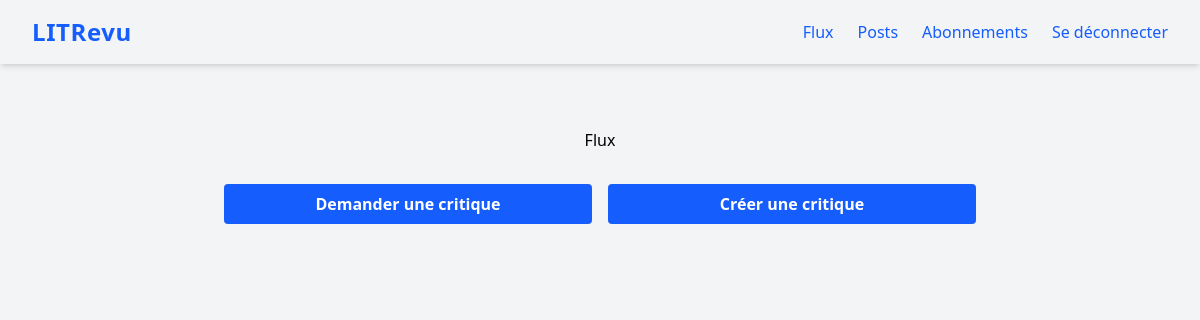
/flux/ (signed in), run on an earlier commit of the app's database.
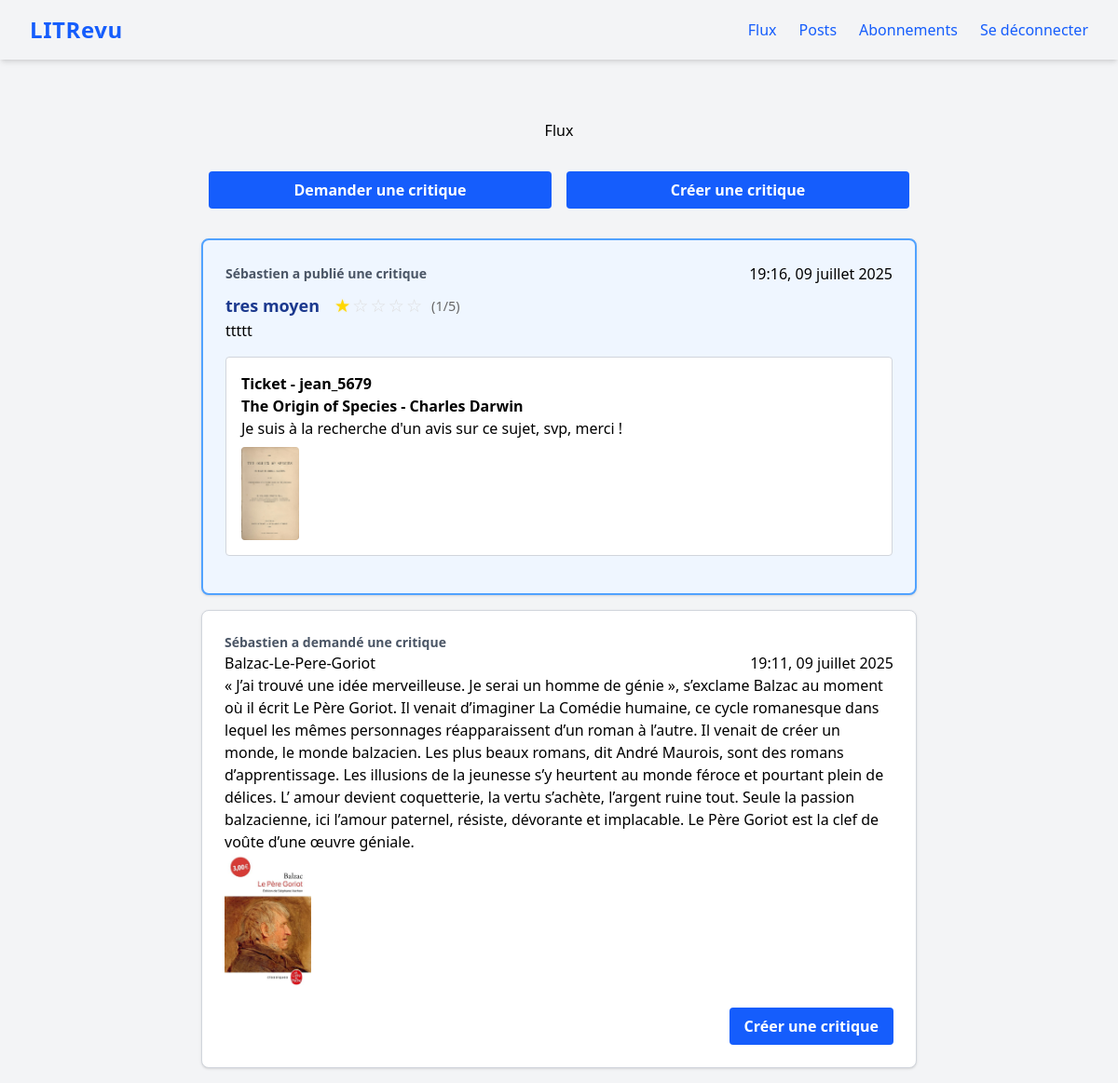
And on a later commit of the database.
### review/models.py (models this page shows, shortened)
class Review(models.Model):
    ticket = models.ForeignKey(
        to=Ticket,
        related_name="reviews",
        on_delete=models.CASCADE
    )
    rating = models.IntegerField(
        validators=[MinValueValidator(0), MaxValueValidator(5)])
    headline = models.CharField(max_length=128)
    body = models.CharField(max_length=8192, blank=True)
    user = models.ForeignKey(
        to=settings.AUTH_USER_MODEL, on_delete=models.CASCADE)
    created = models.DateTimeField(auto_now_add=True)

class Ticket(models.Model):
    title = models.CharField(max_length=128)
    description = models.CharField(max_length=2048, blank=True)
    user = models.ForeignKey(
        to=settings.AUTH_USER_MODEL, on_delete=models.CASCADE)
    image = models.ImageField(blank=True, null=True)
    created = models.DateTimeField(default=timezone.now)

### authentication/models.py (models this page shows)
class User(AbstractUser):
    follows = models.ManyToManyField(
        'self',
        symmetrical=False,
        verbose_name='suit'
    )

### review/views.py (the view)
# urls.py: path('flux/', review.views.flux, name='flux'),
@login_required
def flux(request):
    followed_users = models.UserFollows.objects.filter(
        user=request.user
    ).values_list('followed_user', flat=True)
    users_to_show = list(followed_users) + [request.user.id]
    reviews_for_tickets = models.Review.objects.filter(ticket=OuterRef('pk'))
    tickets = models.Ticket.objects.filter(
        user__id__in=users_to_show
    ).annotate(
        post_type=Value('ticket', output_field=CharField()),  # c'est du texte
        has_review=Exists(reviews_for_tickets)  # Permet de masquer le bouton
    )
    reviews = models.Review.objects.filter(
        user__id__in=users_to_show
    ).annotate(
        post_type=Value('review', output_field=CharField())
    )
    user_tickets = models.Ticket.objects.filter(user=request.user)
    reviews_on_user_tickets = models.Review.objects.filter(
        ticket__in=user_tickets
    ).annotate(
        post_type=Value('review', output_field=CharField())
    )
    reviews = reviews | reviews_on_user_tickets
    flux = sorted(
        list(tickets) + list(reviews),
        key=lambda obj: obj.created,
        reverse=True
    )
    return render(request, 'review/flux.html', context={'flux': flux}, )

### review/templatetags/review_extras.py (called while the page is built)
@register.inclusion_tag('review/_stars.html')
def display_stars(rating):
    return {'rating': rating}

### review/templates/review/flux.html
{% extends 'base.html' %}
{% load review_extras %}
{% block content %}
    <main role="main">
        <h1 class="text-center my-8">Flux</h1>
        <div class="flex gap-4 items-center mb-8 w-full px-2">
            <a href="{% url 'ticket-create' %}" class="flex-1 mx-6">
                <button type="button" class="w-full bg-blue-600 text-white px-4 py-2 rounded hover:bg-blue-700 font-semibold transition">Demander une critique</button>
            </a>
            <a href="{% url 'review-create' %}" class="flex-1 mx-6">
                <button type="button" class="w-full bg-blue-600 text-white px-4 py-2 rounded hover:bg-blue-700 font-semibold transition">Créer une critique</button>
            </a>
        </div>
    <div class="grid-container">
        {% for post in flux %}
            {% if post.post_type == 'review' %}
                <div class="border-2 border-blue-400 bg-blue-50 rounded-lg shadow p-6 mb-4">
                    <div class="flex justify-between items-center">
                        <p class="text-sm text-gray-600 font-semibold">{% if post.user == user %}Vous avez publié une critique{% else %}{{ post.user }} a publié une critique{% endif %}</p>
                        <p class="text-right mb-0">{{ post.created|date:"H:i, d F Y" }}</p>
                    </div>
                    <div class="flex items-baseline mt-2 gap-4">
                        <h2 class="font-bold text-lg text-blue-900">{{ post.headline }}</h2>
                        <div class="rating-display">
                            {% display_stars post.rating %}
                        </div>
                    </div>
                    <p class="mb-2">{{ post.body }}</p>
                    <div class="border border-gray-300 bg-white rounded p-4 my-4">
                        <span class="font-semibold">Ticket - {% if post.ticket.user == user %}Vous{% else %}{{ post.ticket.user }}{% endif %}</span><br>
                        <span class="font-bold">{{ post.ticket.title }}</span><br>
                        <span>{{ post.ticket.description }}</span>
                        {% if post.ticket.image %}<br>
                            <img src="{{ post.ticket.image.url }}" alt="Image du ticket {{ post.ticket.title }}" class="max-w-[100px] max-h-[100px] rounded mt-2" />
                        {% endif %}
                    </div>
                </div>
            {% elif post.post_type == 'ticket' %}
                <div class="bg-white rounded-lg shadow p-6 mb-4 border border-gray-300">
                    <p class="text-sm text-gray-600 font-semibold">{% if post.user == user %}Vous avez demandé une critique{% else %}{{ post.user }} a demandé une critique{% endif %}</p>
                    {% include "review/_ticket.html" %}
                    {% if not post.has_review %}
                        <div class="button-container-right">
                            <a href="{% url 'review-create-for-ticket' post.id %}">
                                <button type="button" class="bg-blue-600 text-white px-4 py-2 rounded hover:bg-blue-700 font-semibold transition">Créer une critique</button>
                            </a>
                        </div>
                    {% endif %}
                </div>
            {% endif %}
        {% endfor %}
    </div>
    </main>
{% endblock content %}

### templates/base.html (shortened to what this page needs)
{% load static tailwind_tags %}
<html lang="fr-FR" class="h-full bg-gray-100">
    <head>
        {% tailwind_css %}
        <link rel="stylesheet" href="{% static 'review/css/styles.css' %}">
    </head>
    <body class="min-h-screen flex flex-col">
        <nav class="w-full bg-violet-300 text-blue-600 shadow-md py-4 px-8 flex items-center justify-between" role="navigation" aria-label="Navigation principale">
            <div class="flex items-center gap-4">
                <div class="text-2xl font-bold text-blue-600 tracking-wide" aria-label="LITRevu - Accueil">LITRevu</div>
            </div>
            {% if user.is_authenticated %}
            <ul class="flex items-center gap-6 list-none" role="menubar">
                <li role="none"><a href="{% url 'flux' %}" class="hover:text-pink-400 transition" role="menuitem">Flux</a></li>
                <li role="none"><a href="{% url 'posts' %}" class="hover:text-pink-400 transition" role="menuitem">Posts</a></li>
                <li role="none"><a href="{% url 'follow-users' %}" class="hover:text-pink-400 transition" role="menuitem">Abonnements</a></li>
                <li role="none"><form action="{% url 'logout' %}" method="post" class="inline">
                    <button type="submit" class="bg-transparent text-blue-600 hover:text-pink-400 transition" role="menuitem">Se déconnecter</button>
                </form></li>
            </ul>
            {% endif %}
        </nav>
        <main class="flex-1 w-full max-w-3xl mx-auto mt-8">
            {% block content %}{% endblock content %}
        </main>
    </body>
</html>

### review/templates/review/_stars.html
<div class="rating-display">
    {% for i in "12345" %}
        {% if forloop.counter <= rating %}
            <span class="star filled">★</span>
        {% else %}
            <span class="star empty">☆</span>
        {% endif %}
    {% endfor %}
    <span class="rating-text">({{ rating }}/5)</span>
</div>

### review/templates/review/_ticket.html
<div class="ticket">
    <div class="flex justify-between items-center">
        <h2 class="mb-0">{{ post.title }}</h2>
        <p class="text-right mb-0">{{ post.created|date:"H:i, d F Y" }}</p>
    </div>
    <p>{{ post.description }}</p>
    {% if post.image %}
        <img src="{{ post.image.url }}" alt="Image du ticket {{ post.title }}" class="max-w-[150px] max-h-[150px] rounded mb-2" />
    {% endif %}
</div>

### review/static/review/css/styles.css (style rules this page uses)
.rating-display { display: inline-flex; align-items: center; gap: 2px; }
.button-container-right { display: flex !important; justify-content: flex-end !important; gap: 0.5rem !important; margin-top: 1rem !important; width: 100% !important; }
.button-container-right a { text-decoration: none !important; }
.star { font-size: 1.2em; cursor: default; transition: color 0.2s ease; }
.star.filled, .star.star-filled { color: #ffd700; text-shadow: 0 0 2px rgba(255, 215, 0, 0.5); }
.star.empty, .star.star-empty { color: #ddd; }
.rating-text { margin-left: 8px; font-size: 0.9em; color: #666; }

What changed in the data, as far as the page shows it:
added Review: user "Sébastien", created "19:16, 09 juillet 2025", headline "tres moyen", rating "1", body "ttttt", ticket.user "jean_5679", ticket "The Origin of Species - Charles Darwin", ticket.description "Je suis à la recherche d'un avis sur ce sujet, svp, merci !", ticket.image (picture)
added Ticket: user "Sébastien", title "Balzac-Le-Pere-Goriot", created "19:11, 09 juillet 2025", description "« J’ai trouvé une idée merveilleuse. Je serai un homme de génie », s’exclame Balzac au moment où il écrit Le Père Goriot. Il venait d’imaginer La Comédie humaine, ce cycle romanesque dans lequel les mêmes personnages réapparaissent d’un roman à l’autre. Il venait de créer un monde, le monde balzacien. Les plus beaux romans, dit André Maurois, sont des romans d’apprentissage. Les illusions de la jeunesse s’y heurtent au monde féroce et pourtant plein de délices. L’ amour devient coquetterie, la vertu s’achète, l’argent ruine tout. Seule la passion balzacienne, ici l’amour paternel, résiste, dévorante et implacable. Le Père Goriot est la clef de voûte d’une œuvre géniale.", image (picture), shows "Créer une critique"
